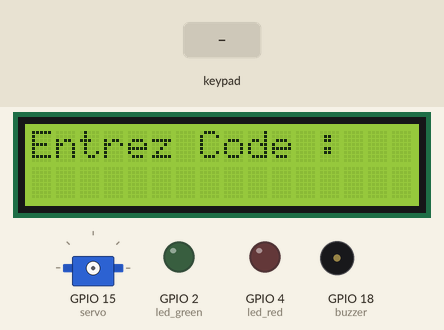
A program run on a simulated ESP32 board running MicroPython. Parts: 16×2 character LCD, servo, output pins drawn as LEDs (lit = HIGH), buzzer (waves = sounding, pin HIGH). Inputs (shaded band) come from the test bench. Servo angles are drawn from the pulse width (0.5 ms = 0°, 2.5 ms = 180°); library files of the repository ran but are not shown: i2c_lcd.py; pins used as bus, display or sensor lines are not drawn.

Above: at 1.2 s.
1.3 s: keypad keys 1 2 3 4 # pressed 0.4 s apart
At 3.6 s:
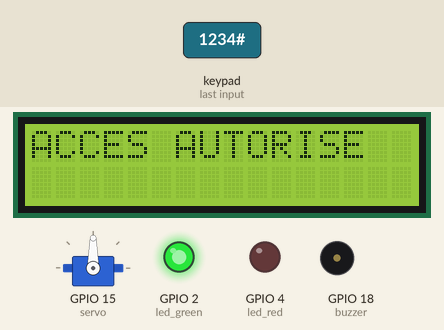
4.8 s: keypad keys 1 3 9 7 # pressed 0.4 s apart
At 6.69 s:
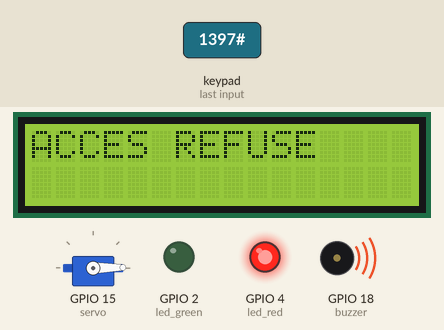
8.3 s: key '#' pressed
At 9.67 s:
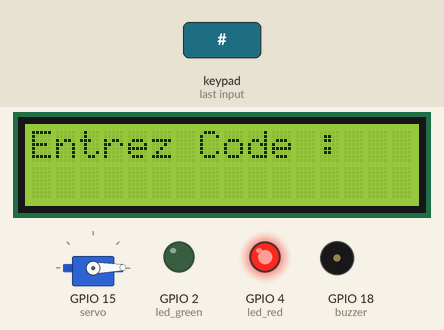
9.8 s: key '1' pressed
At 11.0 s:
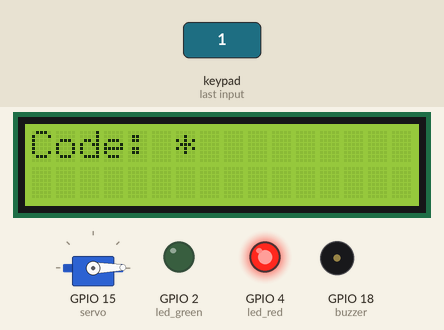
11.3 s: keypad keys 1 2 3 4 pressed 0.4 s apart
At 13.2 s:
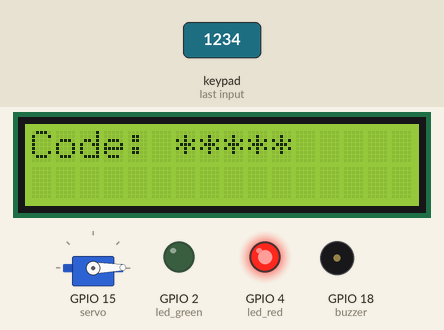
14.4 s: key '2' pressed
At 15.8 s:
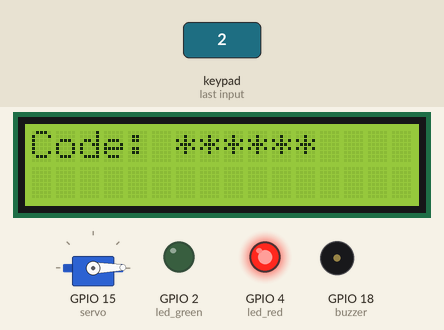
Timing chart, 0 to 16.9 s (numbered marks = the images above; inputs shaded):
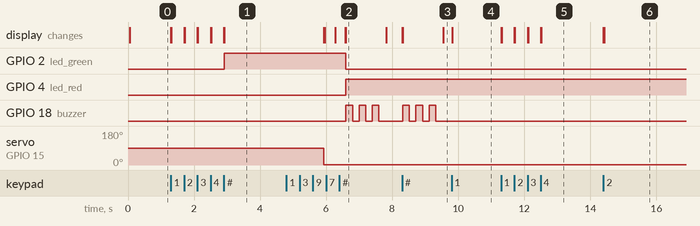

Measured:
- after the input at 1.3 s, GPIO 2 (led_green): LOW → HIGH after 1.6 s; the display: first changes at once (image 1 shows a later state)
- after the input at 4.8 s, GPIO 2 (led_green): HIGH → LOW after 1.8 s; GPIO 4 (led_red): LOW → HIGH after 1.8 s; GPIO 18 (buzzer): alternates HIGH for 0.20 s and LOW for 0.20 s, 6 changes in all, then stays LOW, starting after 1.8 s; the display: first differs from a run without the input after 1.2 s (image 2 shows a later state)
- after the input at 8.3 s, GPIO 18 (buzzer): alternates HIGH for 0.20 s and LOW for 0.20 s, starting at once; the display: first changes at once (image 3 shows a later state)
- after the input at 9.8 s, the display: changes at once (image 4)
- after the input at 11.3 s, the display: first changes at once (image 5 shows a later state)
- after the input at 14.4 s, the display: first changes at once (image 6 shows a later state)
- what the display in image 2 shows lasts 1.2 s, from 6.6 s to 7.8 s

The program:

main.py
```python
from machine import Pin, I2C, PWM
from i2c_lcd import I2cLcd
from keypad import Keypad
from time import sleep

# --- LCD I2C ---
i2c = I2C(0, scl=Pin(22), sda=Pin(21), freq=400000)
lcd = I2cLcd(i2c, 0x27, 2, 16)

# --- LEDs ---
led_green = Pin(2, Pin.OUT)
led_red = Pin(4, Pin.OUT)

# --- Buzzer ---
buzzer = Pin(18, Pin.OUT)

# --- Servo ---
servo = PWM(Pin(15), freq=50)
def servo_angle(angle):
    duty = int((angle/180)*102 + 26)
    servo.duty(duty)

# --- Clavier 4x4 ---
rows = [Pin(32, Pin.IN, Pin.PULL_UP),
        Pin(33, Pin.IN, Pin.PULL_UP),
        Pin(25, Pin.IN, Pin.PULL_UP),
        Pin(26, Pin.IN, Pin.PULL_UP)]

cols = [Pin(27, Pin.OUT),
        Pin(14, Pin.OUT),
        Pin(12, Pin.OUT),
        Pin(13, Pin.OUT)]

keys = [["1","2","3","A"],
        ["4","5","6","B"],
        ["7","8","9","C"],
        ["*","0","#","D"]]

kp = Keypad(rows, cols, keys)

# --- Code d'accès ---
PASSWORD = "1234"
input_code = ""

lcd.putstr("Entrez Code :")

while True:
    key = kp.read_keypad()
    if key:
        if key.isdigit():
            input_code += key
            lcd.clear()
            lcd.putstr("Code: " + "*" * len(input_code))
            sleep(0.3)
        elif key == "#":  # Valider
            lcd.clear()
            if input_code == PASSWORD:
                lcd.putstr("ACCES AUTORISE")
                led_green.on()
                led_red.off()
                buzzer.off()
                servo_angle(90)
                sleep(3)
                servo_angle(0)
            else:
                lcd.putstr("ACCES REFUSE")
                led_green.off()
                led_red.on()
                # Buzzer alerte
                for _ in range(3):
                    buzzer.on()
                    sleep(0.2)
                    buzzer.off()
                    sleep(0.2)
            input_code = ""
            lcd.clear()
            lcd.putstr("Entrez Code :")
        elif key == "*":  # Reset
            input_code = ""
            lcd.clear()
            lcd.putstr("Entrez Code :")
from machine import Pin, I2C, PWM
from i2c_lcd import I2cLcd
from keypad import Keypad
from time import sleep

# --- LCD I2C ---
i2c = I2C(0, scl=Pin(22), sda=Pin(21), freq=400000)
lcd = I2cLcd(i2c, 0x27, 2, 16)

# --- LEDs ---
led_green = Pin(2, Pin.OUT)
led_red = Pin(4, Pin.OUT)

# --- Buzzer ---
buzzer = Pin(18, Pin.OUT)

# --- Servo ---
servo = PWM(Pin(15), freq=50)
def servo_angle(angle):
    duty = int((angle/180)*102 + 26)
    servo.duty(duty)

# --- Clavier 4x4 ---
rows = [Pin(32, Pin.IN, Pin.PULL_UP),
        Pin(33, Pin.IN, Pin.PULL_UP),
        Pin(25, Pin.IN, Pin.PULL_UP),
        Pin(26, Pin.IN, Pin.PULL_UP)]

cols = [Pin(27, Pin.OUT),
        Pin(14, Pin.OUT),
        Pin(12, Pin.OUT),
        Pin(13, Pin.OUT)]

keys = [["1","2","3","A"],
        ["4","5","6","B"],
        ["7","8","9","C"],
        ["*","0","#","D"]]

kp = Keypad(rows, cols, keys)

# --- Code d'accès ---
PASSWORD = "1234"
input_code = ""

lcd.putstr("Entrez Code :")

while True:
    key = kp.read_keypad()
    if key:
        if key.isdigit():
            input_code += key
            lcd.clear()
            lcd.putstr("Code: " + "*" * len(input_code))
            sleep(0.3)
        elif key == "#":  # Valider
            lcd.clear()
            if input_code == PASSWORD:
                lcd.putstr("ACCES AUTORISE")
                led_green.on()
                led_red.off()
                buzzer.off()
                servo_angle(90)
                sleep(3)
                servo_angle(0)
            else:
                lcd.putstr("ACCES REFUSE")
                led_green.off()
                led_red.on()
                # Buzzer alerte
                for _ in range(3):
                    buzzer.on()
                    sleep(0.2)
                    buzzer.off()
                    sleep(0.2)
            input_code = ""
            lcd.clear()
            lcd.putstr("Entrez Code :")
        elif key == "*":  # Reset
            input_code = ""
            lcd.clear()
            lcd.putstr("Entrez Code :")
from machine import Pin, I2C, PWM
from i2c_lcd import I2cLcd
from keypad import Keypad
from time import sleep

# --- LCD I2C ---
i2c = I2C(0, scl=Pin(22), sda=Pin(21), freq=400000)
lcd = I2cLcd(i2c, 0x27, 2, 16)

# --- LEDs ---
led_green = Pin(2, Pin.OUT)
led_red = Pin(4, Pin.OUT)

# --- Buzzer ---
buzzer = Pin(18, Pin.OUT)

# --- Servo ---
servo = PWM(Pin(15), freq=50)
def servo_angle(angle):
    duty = int((angle/180)*102 + 26)
    servo.duty(duty)

# --- Clavier 4x4 ---
rows = [Pin(32, Pin.IN, Pin.PULL_UP),
        Pin(33, Pin.IN, Pin.PULL_UP),
        Pin(25, Pin.IN, Pin.PULL_UP),
        Pin(26, Pin.IN, Pin.PULL_UP)]

cols = [Pin(27, Pin.OUT),
        Pin(14, Pin.OUT),
        Pin(12, Pin.OUT),
        Pin(13, Pin.OUT)]

keys = [["1","2","3","A"],
        ["4","5","6","B"],
        ["7","8","9","C"],
        ["*","0","#","D"]]

kp = Keypad(rows, cols, keys)

# --- Code d'accès ---
PASSWORD = "1234"
input_code = ""

lcd.putstr("Entrez Code :")

while True:
    key = kp.read_keypad()
    if key:
        if key.isdigit():
            input_code += key
            lcd.clear()
            lcd.putstr("Code: " + "*" * len(input_code))
            sleep(0.3)
        elif key == "#":  # Valider
            lcd.clear()
            if input_code == PASSWORD:
                lcd.putstr("ACCES AUTORISE")
                led_green.on()
                led_red.off()
                buzzer.off()
                servo_angle(90)
                sleep(3)
                servo_angle(0)
            else:
                lcd.putstr("ACCES REFUSE")
                led_green.off()
                led_red.on()
                # Buzzer alerte
                for _ in range(3):
                    buzzer.on()
                    sleep(0.2)
                    buzzer.off()
                    sleep(0.2)
            input_code = ""
            lcd.clear()
            lcd.putstr("Entrez Code :")
        elif key == "*":  # Reset
            input_code = ""
            lcd.clear()
            lcd.putstr("Entrez Code :")
```

keypad.py
```python
from machine import Pin
from time import sleep

__version__ = '1.0.3'
__author__ = 'Teeraphat Kullanankanjana'

class KeypadException(Exception):
    """
    Exception class for keypad-related errors.
    """
    pass

class Keypad:
    def __init__(self, row_pins, column_pins, keys):
        """
        Initialize the keypad object.

        Args:
            row_pins (list): List of row pins.
            column_pins (list): List of column pins.
            keys (list): 2D list representing the key layout.

        Raises:
            KeypadException: If pins or keys are not properly defined.
        """
        if not all(isinstance(pin, Pin) for pin in row_pins):
            raise KeypadException("Row pins must be instances of Pin.")

        if not all(isinstance(pin, Pin) for pin in column_pins):
            raise KeypadException("Column pins must be instances of Pin.")

        if not isinstance(keys, list) or not all(isinstance(row, list) for row in keys):
            raise KeypadException("Keys must be a 2D list.")

        self.row_pins = row_pins
        self.column_pins = column_pins
        self.keys = keys

        for pin in self.row_pins:
            pin.init(Pin.IN, Pin.PULL_UP)

        for pin in self.column_pins:
            pin.init(Pin.OUT)

        if len(self.row_pins) != len(self.keys) or len(self.column_pins) != len(self.keys[0]):
            raise KeypadException("Number of row/column pins does not match the key layout size.")

    def read_keypad(self):
        """
        Read the keypad and return the pressed key.

        Returns:
            str or None: Pressed key or None if no key is pressed.

        Raises:
            KeypadException: If pins or keys are not properly defined.
        """
        if not self.column_pins:
            raise KeypadException("No column pins defined.")

        if not self.row_pins:
            raise KeypadException("No row pins defined.")

        if not self.keys:
            raise KeypadException("No key layout defined.")

        for col_pin in self.column_pins:
            col_pin.value(0)  # Set column pin to LOW
            for i, row_pin in enumerate(self.row_pins):
                if not row_pin.value():  # If row pin reads LOW
                    key_pressed = self.keys[i][self.column_pins.index(col_pin)]
                    col_pin.value(1)  # Set column pin back to HIGH
                    return key_pressed
            col_pin.value(1)  # Set column pin back to HIGH
        return None  # Return None if no key is pressed
```
